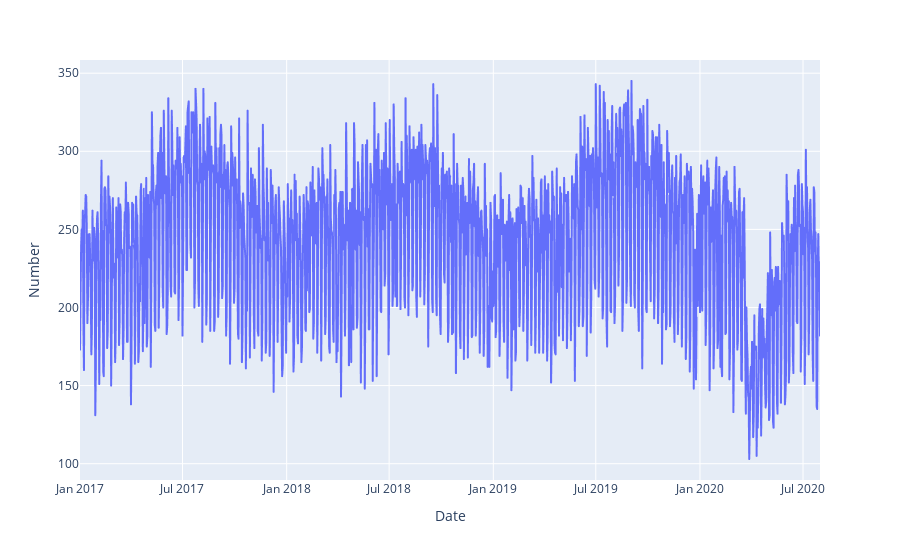

Notebook cell for this chart:
### Code cell
# Using graph_objects
import matplotlib.pyplot as plt
import plotly.graph_objects as go
import numpy as np
from openpyxl import load_workbook
import plotly.express as px
import pandas as pd
df = pd.read_csv('F:/Seagate Backup Plus Drive/Covid19/CovidImpactUptoAugcsv.csv')
#pd.set_option('display.max_columns', None)
df['Date'] = pd.to_datetime(df['Date'], format='%d/%m/%Y')
df=df.loc[df['Date'].between('2016-12-31','2020-08-01', inclusive=False)]
dfDate = df.groupby(['Date']).agg({'Number' : 'sum'})
#flattened
dfDate = pd.DataFrame(dfDate.to_records())
#dfDate['Date'] = pd.to_datetime(dfDate['Date'], format='%d/%m/%Y')
dfDate=dfDate.sort_values(by='Date')
fig = px.line(dfDate, x='Date', y="Number")
from IPython.display import Markdown, display
def printmd(string):
    display(Markdown(string))
fig.show()
#df.tail()

### Figure 1 — Plotly figure (JSON) as saved in the notebook; plotly's stock layout.template omitted (floating-point values rounded to 4 significant figures; data arrays with more than 128 entries replaced by an {"elided": "..."} marker saying what was removed)
{"data": [{"hovertemplate": "Date=%{x}<br>Number=%{y}<extra></extra>", "legendgroup": "", "line": {"color": "#636efa", "dash": "solid"}, "mode": "lines", "name": "", "showlegend": false, "type": "scattergl", "x": {"elided": "1308 str values"}, "xaxis": "x", "y": {"elided": "1308 int values"}, "yaxis": "y"}], "layout": {"legend": {"tracegroupgap": 0}, "margin": {"t": 60}, "xaxis": {"anchor": "y", "domain": [0, 1], "title": {"text": "Date"}}, "yaxis": {"anchor": "x", "domain": [0, 1], "title": {"text": "Number"}}}}
